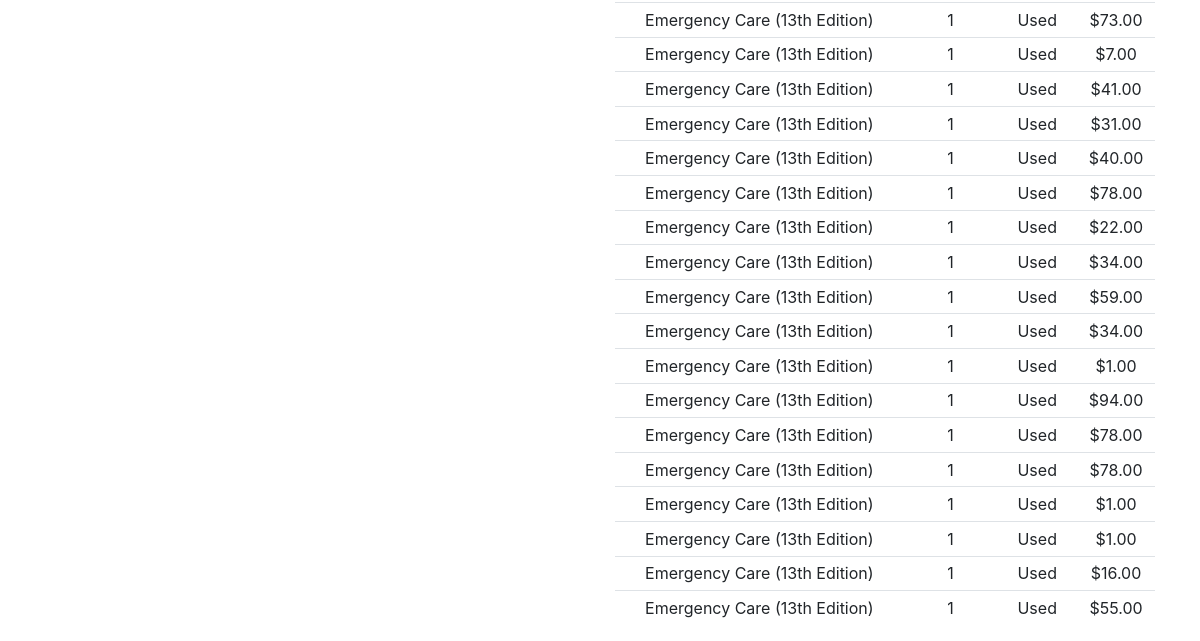
The page /order_library (signed in, lower part) on the database as committed earlier.
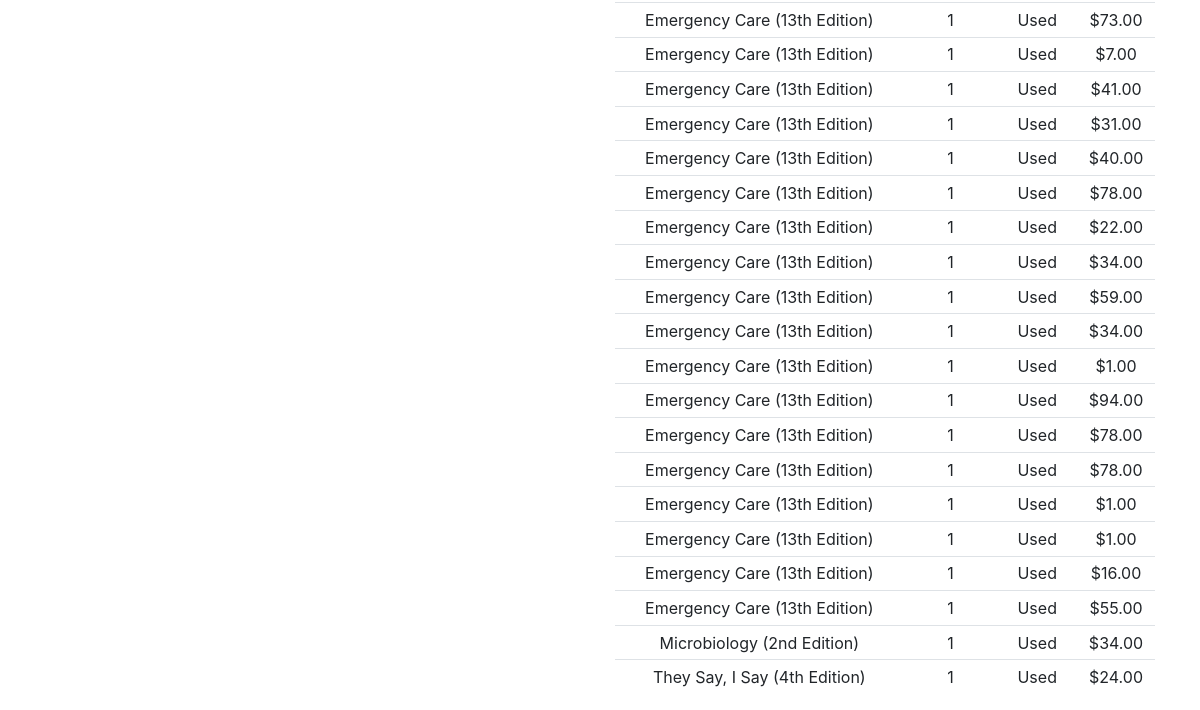
The same page on the database as committed later.
### auction/models.py (models this page shows, shortened)
class Order(models.Model):
    bschoices = [
        ('Buy', 'Buy'),
        ('Sell', 'Sell')
    ]
    quality_choices = [
        ('New', 'New'),
        ('LUsed', 'Lightly Used'),
        ('Used', 'Used'),
        ('Damaged', 'Damaged')
    ]
    order_owner = models.ForeignKey(
        User, on_delete=models.CASCADE, related_name='Order_Owner')
    buyorsell = models.CharField(
        max_length=50,
        choices=bschoices
    )
    book = models.ForeignKey(
        Book, on_delete=models.CASCADE, related_name='Order')
    price = models.DecimalField(max_digits=5, decimal_places=2)
    quantity = models.IntegerField()
    quality = models.CharField(
        max_length=100,
        choices=quality_choices,
        default='Used'
    )
    created_at = models.DateTimeField(default = timezone.now())
    '''
    Methods for displaying statistics
    '''
    '''
    Methods for organizing data to be plotted out in chart.js
    '''

class Book(models.Model):
    name = models.CharField(max_length=50)
    description = models.TextField()
    classes = models.CharField(max_length=100)
    subject = models.CharField(max_length=100, default='N/A')
    author = models.CharField(max_length=255, default='N/A')
    isbn = models.CharField(max_length=13, default='0000000000000')

### auction/views.py (the view)
# urls.py: path('order_library', views.order_library, name="order_library"),
@login_required
def order_library(request):
    template = 'order_library.html'
    owner = request.user
    buyorders = Order.objects.filter(order_owner = owner).filter(buyorsell='Buy')
    sellorders = Order.objects.filter(order_owner = owner).filter(buyorsell='Sell')
    order_type = [buyorders, sellorders]
    return render(request, template, {'user':owner, 'order_type':order_type})

### templates/order_library.html (shortened to what this page needs)
{% extends 'base.html' %}
{% load static %}
{% block content %}
<br>
<br>
<br>
<div class="container">
  <div class="row">
    {% for orders in order_type %}
    <div class="col-6">
      <div class="table-responsive">
      <table class="table table-sm table-hover mt-2">
        <tbody>
          {% for order in orders %}
          <tr>
            <td class="text-center"> {{order.book.name }}</td>
            <td class="text-center"> {{order.quantity}}</td>
            <td class="text-center"> {{order.quality}}</td>
            <td class="text-center"> ${{order.price}}</td>
          </tr>
          {% endfor %}
        </tbody>
      </table>
      </div>
    </div>
    {% endfor %}
  </div>
</div>
{% endblock content %}

Rows that differ between the two databases and show on the page:
added Order: book.name "Microbiology (2nd Edition)", quantity "1", quality "Used", price "34.00"
added Order: book.name "They Say, I Say (4th Edition)", quantity "1", quality "Used", price "24.00"
